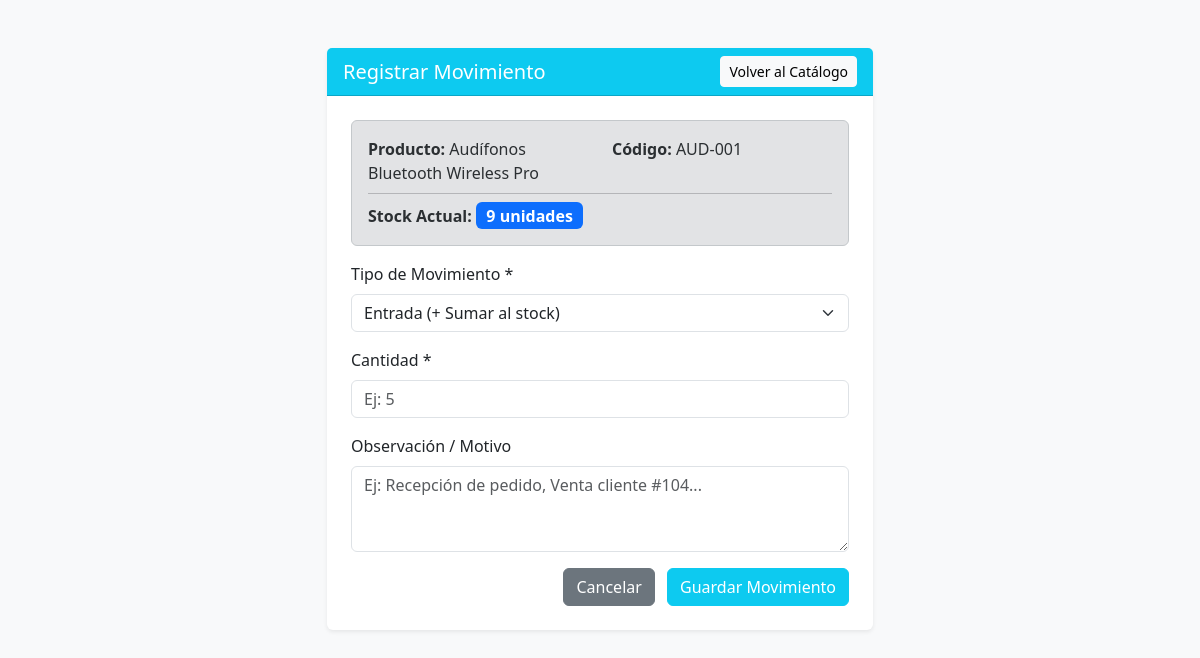
The app's page /movimiento.php?id=1 (signed in) with its own data.
### tables this page shows
CREATE TABLE `productos` (
  `id_producto` int(11) NOT NULL,
  `codigo` varchar(50) NOT NULL,
  `nombre` varchar(150) NOT NULL,
  `descripcion` text DEFAULT NULL,
  `descripción` text DEFAULT NULL,
  `precio` decimal(10,2) NOT NULL,
  `stock_actual` int(11) NOT NULL DEFAULT 0,
  `stock_minimo` int(11) NOT NULL DEFAULT 0,
  `estado` tinyint(1) NOT NULL DEFAULT 1,
  `id_categoria` int(11) NOT NULL
);

### movimiento.php (the view, shortened to what this page needs)
<?php
require_once 'conexion.php';
$id_producto = $_GET['id'] ?? null;
try {
    $stmt = $pdo->prepare("SELECT * FROM productos WHERE id_producto = :id AND estado = 1");
    $stmt->execute([':id' => $id_producto]);
    $producto = $stmt->fetch();
} catch (PDOException $e) {
    die("Error al consultar el producto: " . $e->getMessage());
}
?>
<!DOCTYPE html>
<html lang="es">
<head>
    <link href="https://cdn.jsdelivr.net/npm/bootstrap@5.3.0/dist/css/bootstrap.min.css" rel="stylesheet">
</head>
<body class="bg-light">
<div class="container py-5">
    <div class="row justify-content-center">
        <div class="col-md-6">
            <div class="card shadow-sm border-0">
                <div class="card-header bg-info text-white d-flex justify-content-between align-items-center">
                    <h5 class="mb-0">Registrar Movimiento</h5>
                    <a href="productos.php" class="btn btn-sm btn-light">Volver al Catálogo</a>
                </div>
                <div class="card-body p-4">
                    <div class="alert alert-secondary mb-3">
                        <div class="row">
                            <div class="col-6"><strong>Producto:</strong> <?= htmlspecialchars($producto['nombre']) ?></div>
                            <div class="col-6"><strong>Código:</strong> <?= htmlspecialchars($producto['codigo']) ?></div>
                        </div>
                        <hr class="my-2">
                        <div>
                            <strong>Stock Actual:</strong>
                            <span class="badge bg-primary fs-6"><?= $producto['stock_actual'] ?> unidades</span>
                        </div>
                    </div>
                    <form action="movimiento.php?id=<?= $id_producto ?>" method="POST">
                        <div class="mb-3">
                            <label for="tipo" class="form-label">Tipo de Movimiento *</label>
                            <select name="tipo" id="tipo" class="form-select" required>
                                <option value="entrada">Entrada (+ Sumar al stock)</option>
                            </select>
                        </div>
                        <div class="mb-3">
                            <label for="cantidad" class="form-label">Cantidad *</label>
                            <input type="number" name="cantidad" id="cantidad" class="form-control" min="1" placeholder="Ej: 5" required>
                        </div>
                        <div class="mb-3">
                            <label for="observacion" class="form-label">Observación / Motivo</label>
                            <textarea name="observacion" id="observacion" class="form-control" rows="3" placeholder="Ej: Recepción de pedido, Venta cliente #104..."></textarea>
                        </div>
                        <div class="text-end">
                            <a href="productos.php" class="btn btn-secondary me-2">Cancelar</a>
                            <button type="submit" class="btn btn-info text-white">Guardar Movimiento</button>
                        </div>
                    </form>
                </div>
            </div>
        </div>
    </div>
</div>
</body>
</html>

### records on screen
productos: nombre "Audífonos Bluetooth Wireless Pro", codigo "AUD-001", stock_actual "9"
